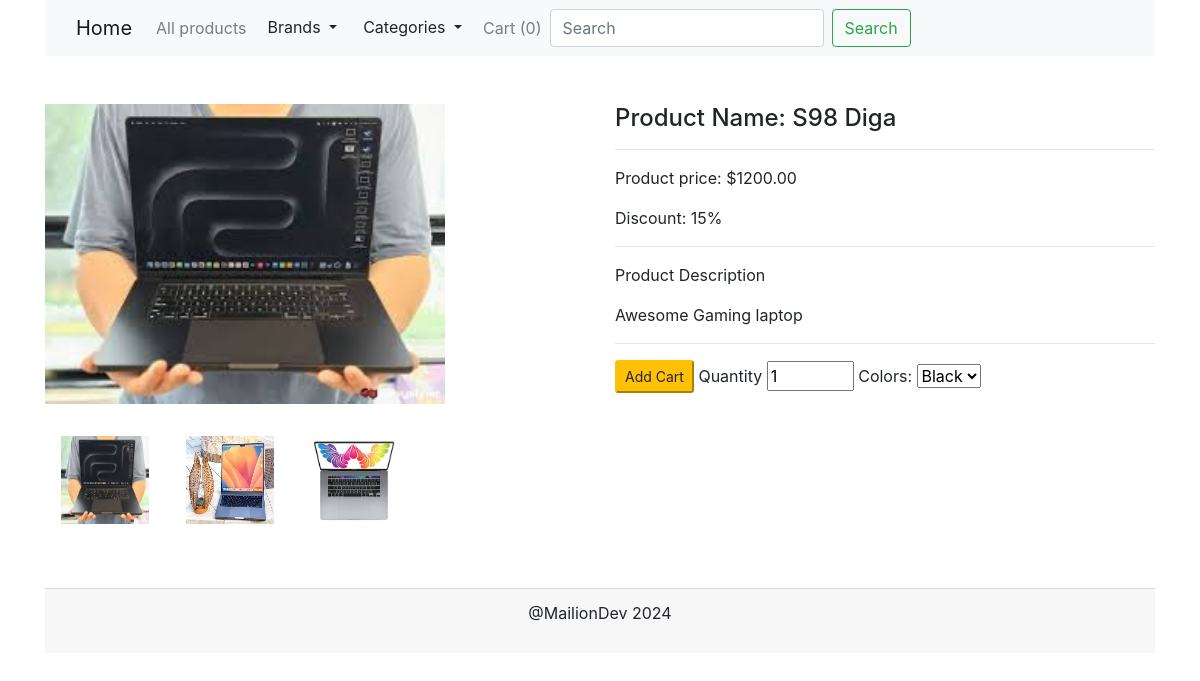
The app's page /product/3 with its own data.
### shop/products/models.py (models this page shows, shortened)
class Addproduct(db.Model):
    id = db.Column(db.Integer, primary_key=True)
    name = db.Column(db.String(80), nullable=False)
    price = db.Column(db.Numeric(10, 2), nullable=False)
    discount = db.Column(db.Integer, default=0)
    stock = db.Column(db.Integer, nullable=False)
    colors = db.Column(db.Text, nullable= False)
    description = db.Column(db.Text, nullable=False)
    brand_id = db.Column(db.Integer, db.ForeignKey('brand.id'),
        nullable=False)
    brand = db.relationship('Brand',
        backref=db.backref('brands', lazy=True))
    category_id = db.Column(db.Integer, db.ForeignKey('category.id'),
        nullable=False)
    category = db.relationship('Category',
        backref=db.backref('categories', lazy=True))
    image_1 = db.Column(db.String(150), nullable=False, default='image.jpg')
    image_2 = db.Column(db.String(150), nullable=False, default='image.jpg')
    image_3 = db.Column(db.String(150), nullable=False, default='image.jpg')
    __searchable__ = ['name', 'description']

### shop/products/routes.py (the view)
@app.route('/product/<int:id>')
def single_page(id):
    page = request.args.get('page', 1, type=int)
    products = Addproduct.query.filter(Addproduct.stock > 0).order_by(Addproduct.id.desc()).paginate(page=page, per_page=4)
    product = Addproduct.query.get_or_404(id)
    return render_template('products/singlepage.html', product=product, brands=brands(), categories=categories(), products=products)

### shop/products/routes.py (called while the page is built)
def brands():
    brands = Brand.query.join(Addproduct, (Brand.id == Addproduct.brand_id)).all()
    return brands

def categories():
    categories = Category.query.join(Addproduct, (Category.id == Addproduct.category_id)).all()
    return categories

### shop/templates/products/singlepage.html (shortened to what this page needs)
{% extends "layout.html" %} {% block content %} {% include 'navbar.html' %}
<div class="container mt-5">
  <div class="row">
    <div class="col-md-6" id="b_image">
      <img
        src="{{url_for('static', filename='images/' + product.image_1)}}"
        alt="{{product.name}}"
        width="400"
        height="300"
      />
    </div>
    <div class="col-md-6">
      <h4>Product Name: {{product.name}}</h4>
      <hr />
      <p>Product price: ${{product.price}}</p>
      {% if product.discount > 0 %}
      <p>Discount: {{product.discount}}%</p>
      {% endif %}
      <hr />
      <p>Product Description</p>
      <p>{{product.description}}</p>
      <hr />
      <form action="{{url_for('AddCart')}}" method="post">
        <button type="submit" class="btn-sm btn-warning">Add Cart</button>
        <label for="">Quantity</label>
        <input
          type="number"
          name="quantity"
          id=""
          value="1"
          min="1"
          max="{{product.stock}}"
        />
        {% set colors = product.colors.split(',') %}
        <label for="colors">Colors:</label>
        <select name="colors" id="colors">
          {% for color in colors %} {% set col = color.split(':') %}
          <option value="{{col[0]}}">{{col[0]|capitalize}}</option>
          {% endfor%}
        </select>
      </form>
    </div>
  </div>
  <div class="row mt-3">
    <div class="col-md-12" id="s_image">
      <img
        src="{{url_for('static', filename='images/' + product.image_1)}}"
        alt="{{product.name}}"
        width="120"
        height="120"
        class="p-3"
      />
      <img
        src="{{url_for('static', filename='images/' + product.image_2)}}"
        alt="{{product.name}}"
        width="120"
        height="120"
        class="p-3"
      />
      <img
        src="{{url_for('static', filename='images/' + product.image_3)}}"
        alt="{{product.name}}"
        width="120"
        height="120"
        class="p-3"
      />
    </div>
  </div>
  {% endblock content %}

### records on screen
Addproduct: image_1 (picture), name "S98 Diga", price "1200.00", discount "15", description "Awesome Gaming laptop", image_2 (picture), image_3 (picture)

### other values on screen
{{ session['Shoppingcart']|length }} "0"
form field colors "Black"
